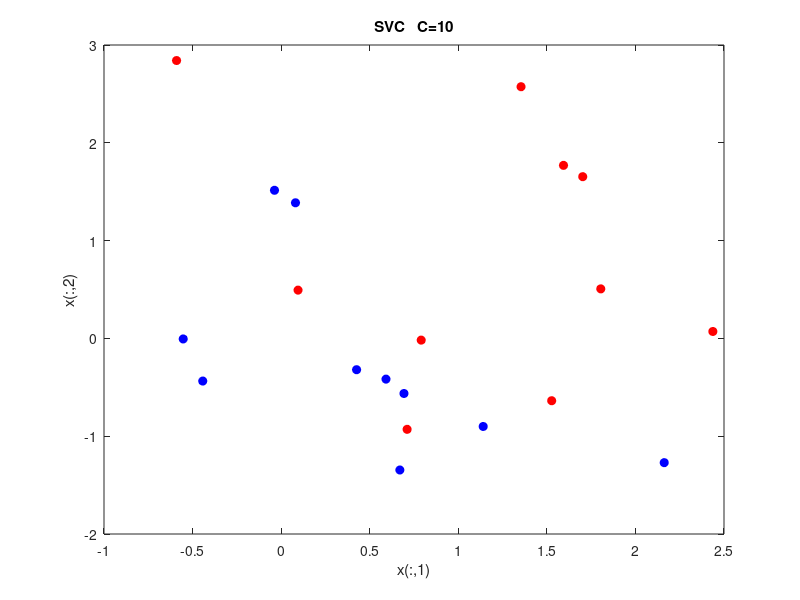

This figure's MATLAB source: (Note: this script raises an error after producing the figure.)
function TEMPLATE_practica6_hands_on_SVM
% Este script contiene la resolución del tutorial práctico del Tema 6 (SVM)
% de la asignatura 'Técnicas de Inteligencia Artificial'

disp('%%%%%%%%%%%%%%%%%%% SUPPORT VECTOR MACHINE %%%%%%%%%%%%%%%%%%%%');
disp('%%%%%%%%%%%%%%%%%%%%%%%%%%%%%%%%%%%%%%%%%%%%%%%%%%%%%%%%%%%%%%%');

%Generamos 2 predictores aleatorios normalmente distribuidos
rng(6)
len = 20;
x = randn(len,2);
y = [-1*ones(len/2,1);ones(len/2,1)];
x(y==1,:) = x(y==1,:)+1;
% Scatter
plot(x(y==-1,1),x(y==-1,2),'o','MarkerSize',6,'MarkerEdgeColor','b','MarkerFaceColor','b');
hold on;plot(x(y==1,1),x(y==1,2),'o','MarkerSize',6,'MarkerEdgeColor','r','MarkerFaceColor','r');
xlabel('x(:,1)');ylabel('x(:,2)');title('SVC   C=10');v=axis;pause;

% Ajustamos SVM con kernel lineal (SVC) a los datos C=10
SVMModel = fitcsvm(x,y,"BoxConstraint",10,"KernelFunction","linear");
% Dibujamos umbral de decisión
    % Beta y bias
    beta = SVMModel.Beta;
    bias = SVMModel.Bias;

    % Despejar x2
    x2_pred = -(bias+beta(1)*x(:,1))/beta(2);

    plot(x(:,1),x2_pred,'Linewidth',1.5);axis(v);
    pause;

% Dibujamos support vectors
sv = SVMModel.SupportVectors;
plot(sv(:,1),sv(:,2),'o','MarkerSize',10,'MarkerEdgeColor','k')
hold off;pause;close;


%%%%%%%%%%%%%%%%%%%%%%%%%%%%%%%%%%%%%%%%%%%%%%%%%%%%%%%%%%%%%%%%%%%%%%%%%%%
% Repetimos proceso anterior con C = 0.1 -> margen más ancho -> más
% infracciones del margen
%%%%%%%%%%%%%%%%%%%%%%%%%%%%%%%%%%%%%%%%%%%%%%%%%%%%%%%%%%%%%%%%%%%%%%%%%%%

% Scatter
plot(x(y==-1,1),x(y==-1,2),'o','MarkerSize',6,'MarkerEdgeColor','b','MarkerFaceColor','b');
hold on;plot(x(y==1,1),x(y==1,2),'o','MarkerSize',6,'MarkerEdgeColor','r','MarkerFaceColor','r');
xlabel('x(:,1)');ylabel('x(:,2)');title('SVC   C=0.1');v=axis;pause;

% Ajustamos SVM con kernel lineal (SVC) a los datos C=0.1
SVMModel = fitcsvm(x,y,"BoxConstraint",0.1,"KernelFunction","linear");
% Dibujamos umbral de decisión
    % Beta y bias
    beta = SVMModel.Beta;
    bias = SVMModel.Bias;

    % Despejar x2
    x2_pred = -(bias+beta(1)*x(:,1))/beta(2);

    plot(x(:,1),x2_pred,'Linewidth',1.5);axis(v);
    pause;

% Dibujamos support vectors
sv = SVMModel.SupportVectors;
plot(sv(:,1),sv(:,2),'o','MarkerSize',10,'MarkerEdgeColor','k')
hold off;pause;close;



%%%%%%%%%%%%%%%%%%%%%%%%%%%%%%%%%%%%%%%%%%%%%%%%%%%%%%%%%%%%%%%%%%%%%%%%%%%
% Usamos 10-FOLD CV para buscar el C óptimo
%%%%%%%%%%%%%%%%%%%%%%%%%%%%%%%%%%%%%%%%%%%%%%%%%%%%%%%%%%%%%%%%%%%%%%%%%%%
rng(2)
k = 10;
c = cvpartition(len,'KFold',k);

CV_error=[];C_grid = [0.001,0.01,0.1,1.5,10,100];
for aa = 1:k
    pos_train_CV = c.training(aa);
    pos_test_CV = c.test(aa);
    Xtrain = x(pos_train_CV,:);
    Xtest = x(pos_test_CV,:);
    Ytrain = y(pos_train_CV);
    Ytest = y(pos_test_CV);
      
    % Para cada C, ajustamos y evaluamos los modelos
    for bb=1:length(C_grid)
        
    end
    
end
% Calculamos min de CV_error


% Entrenamos modelo con C seleccionada a través de CV


% Creamos una base de datos de test
rng(33);


% Evaluamos el modelo


fprintf('Precisión del SVC (C=%.3f) = %.2f \n',C_grid(pos),acierto);

% Matriz de confusión
C = confusionmat(ytest,label);
confusionchart(C,{'Clase (-1)','Clase (1)'})
pause;close;

% Comprobamos ahora que al cambiar el C óptimo los resultados en test
% empeoran un poco

% Entrenamos modelo

% Evaluamos el modelo


fprintf('Precisión del SVC (C=%.3f) = %.2f \n',C_grid(pos),acierto);

% Matriz de confusión
C = confusionmat(ytest,label);
confusionchart(C,{'Clase (-1)','Clase (1)'})
pause;close;








%%%%%%%%%%%%%%%%%%%%%%%%%%%%%%%%%%%%%%%%%%%%%%%%%%%%%%%%%%%%%%%%%%%%%%%%%%%
% SVM -> umbrales de decisión no lineales
%%%%%%%%%%%%%%%%%%%%%%%%%%%%%%%%%%%%%%%%%%%%%%%%%%%%%%%%%%%%%%%%%%%%%%%%%%%
rng(1);
% creamos 200 observaciones de 2 predictores aleatorios normalmente distribuidos

% Los primeros 150 son de clase -1 y los últimos 150 de clase 1

% Scatter
plot(x(y==1,1),x(y==1,2),'o','MarkerSize',6,'MarkerEdgeColor','b','MarkerFaceColor','b');
hold on;plot(x(y==2,1),x(y==2,2),'o','MarkerSize',6,'MarkerEdgeColor','r','MarkerFaceColor','r');
xlabel('x(:,1)');ylabel('x(:,2)');v=axis;pause;

% Ajustamos SVM con kernel Gaussiano


% Ploteamos umbral de decisión
% 1) Construimos rejilla

% 2) Usamos modelo ajustado para predecir

% 3) Visualizamos support vector y umbral de decisión
plot(x(SVMModel.IsSupportVector,1),x(SVMModel.IsSupportVector,2),'o','MarkerSize',10,'MarkerEdgeColor','k');
% contour

title('SVM   C=1   KS=1');
hold off;pause;close;


% Dividimos, ahora, la base de datos en train y test
rng(1); % Fijamos semilla para el generado de números aleatorios
hpartition = cvpartition(len,'Holdout',0.50); % Partición no estratificada
% 50% train y 50% test
pos_train = hpartition.training;
pos_test = hpartition.test;

% Ajustamos SVM con kernel Gaussiano C=1, gamma=1 en TRAIN

% Evaluamos el modelo en TEST
label = predict(SVMModel,x(pos_test,:));
acierto = 100*sum(label==y(pos_test))/length(y(pos_test));
fprintf('Precisión de la SVM (C=%.3f  KS=%.3f) = %.2f \n',1,1, acierto);


%%%%%%%%%%%%%%%%%%%%%%%%%%%%%%%%%%%%%%%%%%%%%%%%%%%%%%%%%%%%%%%%%%%%%%%%%%%
% Usamos 10-FOLD CV para buscar el par (C,KS) óptimos
%%%%%%%%%%%%%%%%%%%%%%%%%%%%%%%%%%%%%%%%%%%%%%%%%%%%%%%%%%%%%%%%%%%%%%%%%%%
rng(2)
k = 10;
c = cvpartition(sum(pos_train),'KFold',k);

x1 = x(pos_train,:);
y1 = y(pos_train);
x2 = x(pos_test,:);
y2 = y(pos_test);

CV_error=[];C_grid = [0.1,1,10,100,1000];KS_grid = [0.5 1 2 3 4];
for aa = 1:k
    pos_train_CV = c.training(aa);
    pos_test_CV = c.test(aa);
    Xtrain = x1(pos_train_CV,:);
    Xtest = x1(pos_test_CV,:);
    Ytrain = y1(pos_train_CV);
    Ytest = y1(pos_test_CV);
      
    % Para cada combinación C - KS ajustamos y evaluamos los modelos
    for bb=1:length(C_grid)
        for cc=1:length(KS_grid)


        end
    end
    
end
% buscamos CV_error mínimo


% Entrenamos modelo con C seleccionada a través de CV
SVMModel = fitcsvm(x1,y1,'BoxConstraint',C_grid(row),'KernelFunction','gaussian',...
    'KernelScale',KS_grid(col));

% Evaluamos el modelo
[label,scores] = predict(SVMModel,x2);
acierto = 100*sum(label==y2)/length(y2);
fprintf('Precisión de la SVM (C=%.3f  KS=%.3f) = %.2f \n',C_grid(row),KS_grid(col),acierto);

C = confusionmat(y2,label);
confusionchart(C,{'Clase (1)','Clase (2)'})
pause;close;

% PLoteamos curva ROC

plot(X,Y)
xlabel('1 - Especificidad') 
ylabel('Sensibilidad')
title(sprintf('AUC = %.2f',AUC));
pause;close;